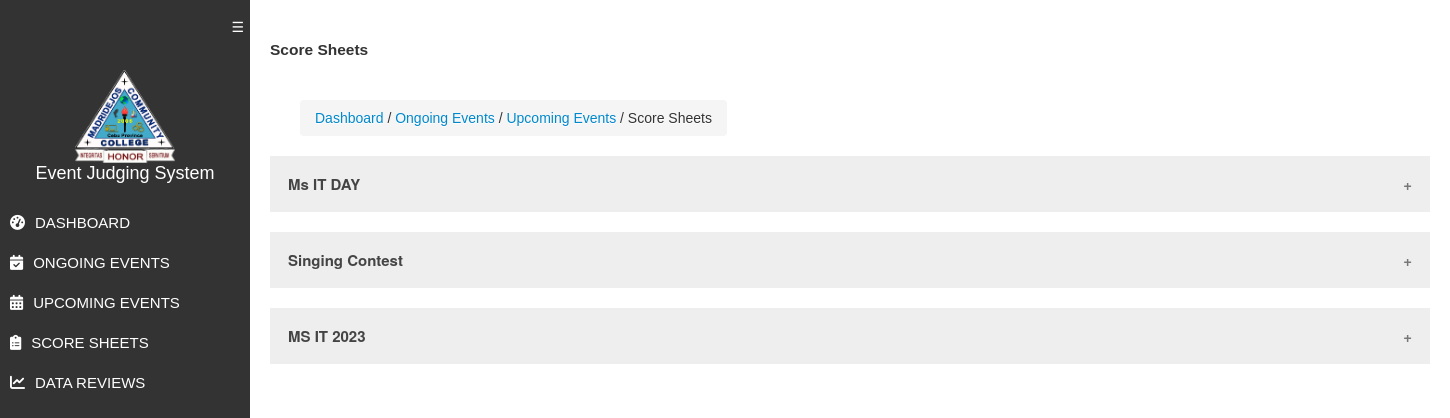
Page /admin/score_sheets.php (signed in) on the committed database.
### tables this page shows
CREATE TABLE `main_event` (
  `mainevent_id` int(11) NOT NULL,
  `event_name` text NOT NULL,
  `status` text NOT NULL,
  `organizer_id` int(11) NOT NULL,
  `sy` varchar(9) NOT NULL,
  `date_start` text NOT NULL,
  `date_end` text NOT NULL,
  `place` text NOT NULL
);

### admin/session.php (called while the page is built, shortened)
<?php
$session_id = $_SESSION['id'];
    ?>

### admin/score_sheets.php (the view, shortened to what this page needs)
<!DOCTYPE html>
<html lang="en">
<?php
include('header2.php');
include('session.php');
?>
<head>
    <link href="https://cdnjs.cloudflare.com/ajax/libs/font-awesome/6.0.0-beta3/css/all.min.css" rel="stylesheet">
</head>
<body>
<div class="sidebar" id="sidebar">
        <button class="toggle-btn" id="toggle-btn">☰</button>
        <div class="sidebar-heading">
            <img src="../img/logo.png" alt="Logo">
            <div>Event Judging System</div>
        </div>
        <ul>
            <li><a href="dashboard.php"><i class="fas fa-tachometer-alt"></i> <span>DASHBOARD</span></a></li>
            <li><a href="home.php"><i class="fas fa-calendar-check"></i> <span>ONGOING EVENTS</span></a></li>
            <li><a href="upcoming_events.php"><i class="fas fa-calendar-alt"></i> <span>UPCOMING EVENTS</span></a></li>
            <li><a href="score_sheets.php"><i class="fas fa-clipboard-list"></i> <span>SCORE SHEETS</span></a></li>
            <li><a href="rev_main_event.php"><i class="fas fa-chart-line"></i> <span>DATA REVIEWS</span></a></li>
        </ul>
    </div>
    <div class="main" id="main-content">
        <div class="container">
            <h1>Score Sheets</h1>
        </div>
        <div class="span15">
            <br />
            <div class="col-md-15">
                <ul class="breadcrumb">
                    <li>
                        <a href="dashboard.php">Dashboard</a> /
                    </li>
                    <li>
                        <a href="home.php">Ongoing Events</a> /
                    </li>
                    <li>
                        <a href="upcoming_events.php">Upcoming Events</a> /
                    </li>
                    <li>Score Sheets</li>
                </ul>
            </div>
        </div>
<?php
    $sy_query = $conn->query("select * FROM main_event where organizer_id='$session_id' AND status='activated'") or die(mysql_error());
    while ($sy_row = $sy_query->fetch())
    { ?>
    <tr>
    <td>
    <?php
    $MEidxxx=$sy_row['mainevent_id'];
              $event_query = $conn->query("select * from main_event where mainevent_id='$MEidxxx' AND status='activated'") or die(mysql_error());
            while ($event_row = $event_query->fetch())
            { ?>
               <button class="accordion"><strong><?php echo $event_row['event_name']; ?></strong></button>
                  <?php }   ?>
            </td>
          </tr>
            <?php } ?>
          </div>
</body>
</html>

### assets/css/docs.css (style rules this page uses)
body { position: relative; padding-top: 40px; }

### assets/fullcalendar/main.css (style rules this page uses)
:root { --fc-daygrid-event-dot-width: 8px; }
:root { --fc-list-event-dot-width: 10px; --fc-list-event-hover-bg-color: #f5f5f5; }

### admin/score_sheets.php (style rules this page uses)
body { font-family: Arial, sans-serif; background-color: #fff; margin: 0; padding: 0; }
.sidebar-heading { text-align: center; padding: 10px 0; font-size: 18px; margin-bottom: 10px; }
.sidebar { position: fixed; top: 0; left: 0; height: 100%; width: 250px; background-color: #333; color: #fff; padding-top: 60px; transition: all 0.3s; overflow: hidden; }
.sidebar .toggle-btn { position: absolute; top: 15px; right: -0px; background-color: transparent; color: #fff; border: none; cursor: pointer; transition: all 0.3s; }
.sidebar-heading img { max-width: 100px; max-height: 100px; }
.sidebar ul { list-style-type: none; padding: 0; margin: 0; }
.sidebar ul li { padding: 10px; transition: all 0.3s; font-size: 15px; }
.sidebar ul li a { color: #fff; text-decoration: none; display: flex; align-items: center; }
.sidebar ul li a i { margin-right: 10px; transition: margin 0.3s; }
.sidebar ul li a span { display: inline-block; transition: opacity 0.3s; }
.main { margin-left: 250px; padding: 20px; transition: all 0.3s; }
button.accordion { background-color: #eee; color: #444; cursor: pointer; padding: 18px; width: 100%; border: none; text-align: left; outline: none; font-size: 15px; transition: 0.4s; }
button.accordion:after { content: '\002B'; color: #777; font-weight: bold; float: right; margin-left: 5px; }

### rows in the picture
main_event: event_name "Ms IT DAY"
main_event: event_name "Singing Contest"
main_event: event_name "MS IT 2023"
